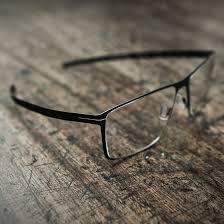
#> input picture rawdataset/background/bg.jpeg, 224 x 224 px; its folder holds 3 pictures in this run
$ python hash_and_search.py --rawdataset rawdataset/background --cleandataset rawdataset/background
#> lines starting #> are read from the running program, lines starting #| are printed output that depends on the picture
# USAGE
# python hash_and_search.py --rawdataset rawdataset --cleandataset cleandataset

# import the necessary packages
from imutils import paths
import argparse
import time
import sys
import cv2
import os
import pprint

def dhash(image, hashSize=8):
	# resize the input image, adding a single column (width) so we
	# can compute the horizontal gradient
	resized = cv2.resize(image, (hashSize + 1, hashSize))

	# compute the (relative) horizontal gradient between adjacent
	# column pixels
	diff = resized[:, 1:] > resized[:, :-1]

	# convert the difference image to a hash
	return sum([2 ** i for (i, v) in enumerate(diff.flatten()) if v])

# construct the argument parse and parse the arguments
ap = argparse.ArgumentParser()
ap.add_argument("-a", "--rawdataset", required=True,
	help="dataset of images to search through (i.e., the raw downloaded images)")
ap.add_argument("-n", "--cleandataset", required=True,
	help="set of images we are searching for (i.e., images already in dataset)")
args = vars(ap.parse_args())

rawpathBase = args["rawdataset"]
cleanpathBase = args["cleandataset"]

# grab the paths to both the rawdataset and cleaned images
print("[INFO] computing hashes for rawdataset...")
rawdatasetPaths = list(paths.list_images(args["rawdataset"]))
cleanPaths = list(paths.list_images(args["cleandataset"]))

# remove the `\` character from any filenames containing a space
# (assuming you're executing the code on a Unix machine)
if sys.platform != "win32":
	rawdatasetPaths = [p.replace("\\", "") for p in rawdatasetPaths]
	cleanPaths = [p.replace("\\", "") for p in cleanPaths]

rawdatasetPaths.sort()
cleanPaths.sort()
# initialize the dictionary that will map the image hash to corresponding image,
# hashes, then start the timer

rawdataset = {}
cleandataset = {}
pathsforcleanimage = {}
start = time.time()

totalRawFiles=0
totalCleanedFiles=0

# loop over the rawdataset paths
for p in rawdatasetPaths:
	# load the image from disk
	image = cv2.imread(p)
#> image is the input picture: shape (224, 224, 3); mean B, G, R 90.5, 102.6, 110.5
	# if the image is None then we could not load it from disk (so
	# skip it...should have already been tested when we rean the download script)
	if image is None:
		continue

	# convert the image to grayscale and compute the hash
	image = cv2.cvtColor(image, cv2.COLOR_BGR2GRAY)
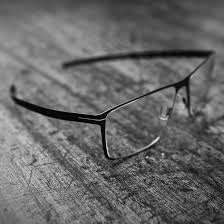
#> image: shape (224, 224); min 0, max 230, mean 103.6
	imageHash = dhash(image)
#> imageHash = 6003757541242225363

	# update the rawdataset dictionary
	l = rawdataset.get(imageHash, [])
#> l = []
	l.append(p)
	rawdataset[imageHash] = l

	#for writing the image to cleaned later
	pathsforcleanimage[imageHash] = p
	totalRawFiles +=1
#> pass 2 of the loop `for p in rawdatasetPaths:`:
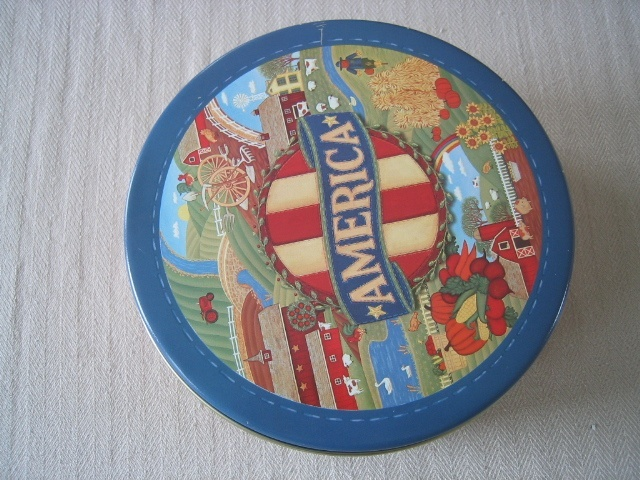
#> input picture rawdataset/background/ukbench00007.jpg, 640 x 480 px
#> image is the input picture: shape (480, 640, 3); mean B, G, R 143.5, 139.6, 141
#> `image = cv2.cvtColor(image, cv2.COLOR_BGR2GRAY)`:
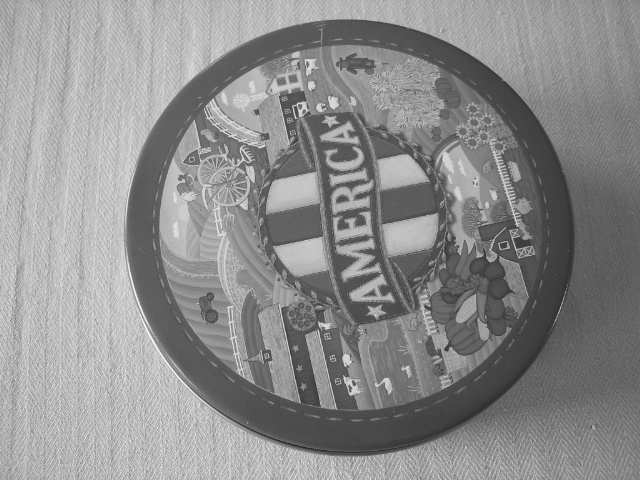
#> image: shape (480, 640); min 32, max 254, mean 140.5
#> `imageHash = dhash(image)`: imageHash = 2474892413746827555
#> pass 3 of the loop `for p in rawdatasetPaths:`:
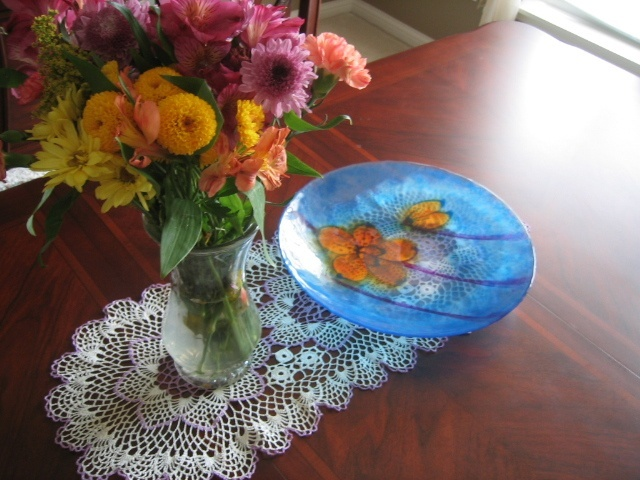
#> input picture rawdataset/background/ukbench00076.jpg, 640 x 480 px
#> image is the input picture: shape (480, 640, 3); mean B, G, R 102.8, 107.2, 122.9
#> `image = cv2.cvtColor(image, cv2.COLOR_BGR2GRAY)`:
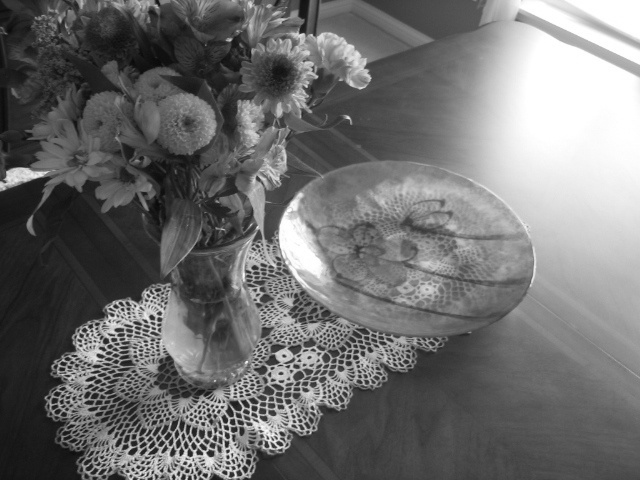
#> image: shape (480, 640); min 8, max 255, mean 111.4
#> `imageHash = dhash(image)`: imageHash = 17576944408039224901

# show timing for hashing rawdataset images, then start computing the
# hashes for cleaned images
print("[INFO] loaded {} images in {:.2f} seconds".format(
	len(rawdataset), time.time() - start))
print("[INFO] computing hashes for cleandataset...")
cleanSubDir=""

#build hash of all cleanpath files
for x in cleanPaths:
	image = cv2.imread(x)
	# if the image is None then we could not load it from disk (so
	# skip it)
	if image is None:
		continue

	# convert the image to grayscale and compute the hash
	image = cv2.cvtColor(image, cv2.COLOR_BGR2GRAY)
	imageHash = dhash(image)
#> imageHash = 6003757541242225363

	l = cleandataset.get(imageHash, [])
	l.append(x)
	cleandataset[imageHash] = l
#> pass 2 of the loop `for x in cleanPaths:`:
#> `imageHash = dhash(image)`: imageHash = 2474892413746827555
#> pass 3 of the loop `for x in cleanPaths:`:
#> `imageHash = dhash(image)`: imageHash = 17576944408039224901


#  loop over rawdataset dic andcheck to see if we have an image in the cleandataset that is a duplicate
for rawImageHash in rawdataset:
	# check if the hash is matched in cleandataset if not added it.
	# loop over the cleaned paths ...should only compare to path of same sub dir
	rawpath = pathsforcleanimage.get(rawImageHash)
#> rawpath = 'rawdataset/background/bg.jpeg'
	cleanpath = rawpath.replace(rawpathBase,cleanpathBase)
#> cleanpath = 'rawdataset/background/bg.jpeg'
	cleanSubDir = cleanpathBase + "/" + cleanpath.split(os.path.sep)[-2]
#> cleanSubDir = 'rawdataset/background/background'

	# Check if file is already in clean dir
	if os.path.exists(cleanpath):
		print("[INFO] Skipping file already on cleanpath.." + cleanpath)
#| [INFO] Skipping file already on cleanpath..rawdataset/background/bg.jpeg
		continue

	print("[INFO] checking   directory on cleanpath.." + cleanSubDir)
	if not os.path.exists(cleanSubDir):
		os.makedirs(cleanSubDir)
		print("[INFO] Given we created this directory write these image on cleanpath we know it's not a dub.." + cleanpath)
		image = cv2.imread(rawpath)
		cv2.imwrite(cleanpath,image)
		#add to the cleandataset hashmap
		l = cleandataset.get(rawImageHash, [])
		l.append(cleanpath)
		cleandataset[rawImageHash] = l
		totalCleanedFiles +=1
		continue

	# see if image is a duplicate match in the rawdataset hash
	print("[INFO] checking to for match..." + cleanpath)
	matchedImage = cleandataset.get(rawImageHash, [])

	if not matchedImage:
		#write the image to the cleandataset directory
		print("[INFO] Writing this image from raw directory..." + rawpath)
		image = cv2.imread(rawpath)
		print("[INFO] Writing this image to cleanpath.." + cleanpath)
		cv2.imwrite(cleanpath,image)
		#add to the cleandataset hashmap
		l = cleandataset.get(rawImageHash, [])
		l.append(cleanpath)
		cleandataset[rawImageHash] = l
		totalCleanedFiles +=1
#> pass 2 of the loop `for rawImageHash in rawdataset:`:
#> rawpath = 'rawdataset/background/ukbench00007.jpg'
#| [INFO] Skipping file already on cleanpath..rawdataset/background/ukbench00007.jpg
#> pass 3 of the loop `for rawImageHash in rawdataset:`:
#> rawpath = 'rawdataset/background/ukbench00076.jpg'
#| [INFO] Skipping file already on cleanpath..rawdataset/background/ukbench00076.jpg


# TODO check if hash is too different and don't insert those as they are outlyers...

print("[INFO] All Done in {:.2f} seconds".format(time.time() - start))
print("[INFO] Total Raw Files Looked at.." + str(totalRawFiles))
print("[INFO] Total Clean Files written (dedupped).." + str(totalCleanedFiles))
